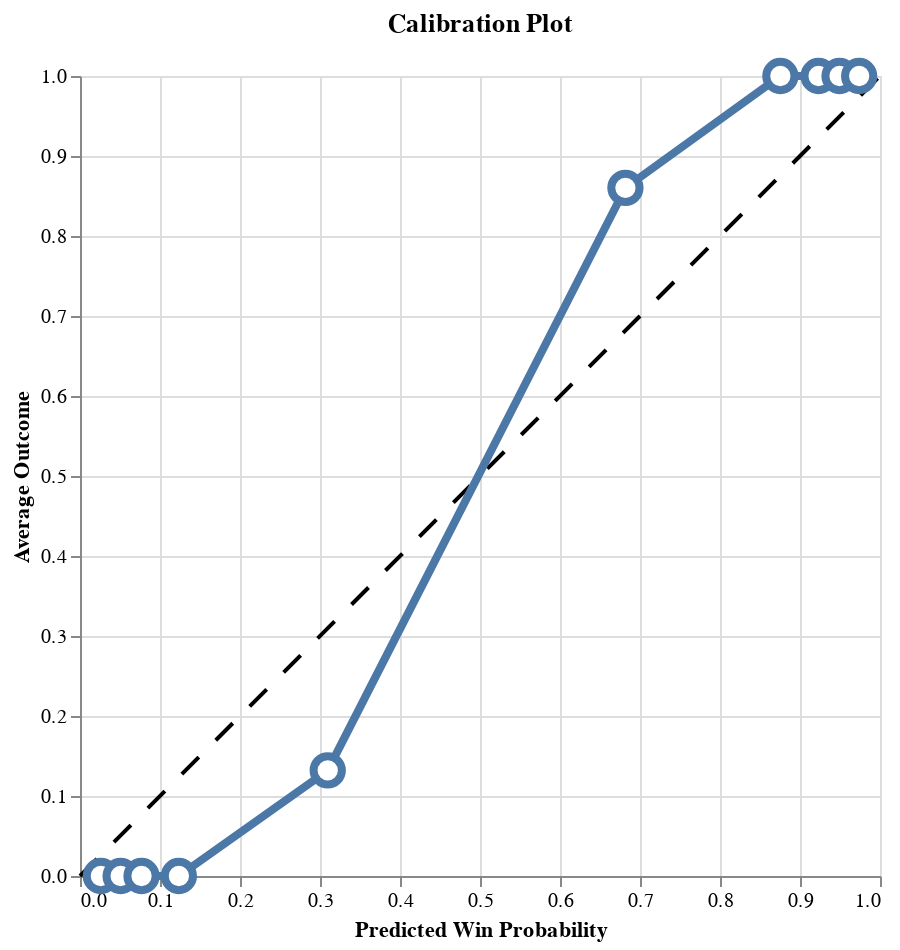

The code cell stored with this chart in its notebook:
### Code cell
self.plot_calibration()

### Figure 1 — Vega-Lite specification as saved in the notebook (floating-point values rounded to 4 significant figures)
{"config": {"view": {"continuousWidth": 300, "continuousHeight": 300}}, "layer": [{"data": {"name": "data-42f50405073b2dbe8396db6b7dd2f6be"}, "mark": {"type": "line", "color": "black", "strokeDash": [12, 12]}, "encoding": {"x": {"field": "x", "type": "quantitative"}, "y": {"field": "y", "type": "quantitative"}}}, {"data": {"name": "data-447599936f5eb46d6549970f7af7d804"}, "mark": {"type": "line", "strokeWidth": 4}, "encoding": {"x": {"field": "win_prob_midpoint", "title": "Predicted Win Probability", "type": "quantitative"}, "y": {"field": "avg_outcome", "title": "Average Outcome", "type": "quantitative"}}}, {"data": {"name": "data-447599936f5eb46d6549970f7af7d804"}, "mark": {"type": "point", "fill": "white", "opacity": 1, "size": 200, "strokeWidth": 4}, "encoding": {"x": {"field": "win_prob_midpoint", "type": "quantitative"}, "y": {"field": "avg_outcome", "type": "quantitative"}}}], "height": 400, "title": "Calibration Plot", "width": 400, "$schema": "https://vega.github.io/schema/vega-lite/v5.20.1.json", "datasets": {"data-42f50405073b2dbe8396db6b7dd2f6be": [{"x": 0, "y": 0}, {"x": 1, "y": 1}], "data-447599936f5eb46d6549970f7af7d804": [{"avg_outcome": 0.0, "win_prob_midpoint": 0.02605}, {"avg_outcome": 0.0, "win_prob_midpoint": 0.0508}, {"avg_outcome": 0.0, "win_prob_midpoint": 0.07691}, {"avg_outcome": 0.0, "win_prob_midpoint": 0.1236}, {"avg_outcome": 0.132, "win_prob_midpoint": 0.3097}, {"avg_outcome": 0.8602, "win_prob_midpoint": 0.6818}, {"avg_outcome": 1.0, "win_prob_midpoint": 0.8755}, {"avg_outcome": 1.0, "win_prob_midpoint": 0.9232}, {"avg_outcome": 1.0, "win_prob_midpoint": 0.9494}, {"avg_outcome": 1.0, "win_prob_midpoint": 0.974}]}}
